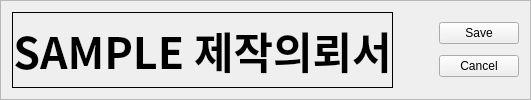
    <widget class="QFrame" name="frame_Head">
     <property name="sizePolicy">
      <sizepolicy hsizetype="Preferred" vsizetype="Fixed">
       <horstretch>0</horstretch>
       <verstretch>0</verstretch>
      </sizepolicy>
     </property>
     <property name="frameShape">
      <enum>QFrame::StyledPanel</enum>
     </property>
     <property name="frameShadow">
      <enum>QFrame::Raised</enum>
     </property>
     <layout class="QHBoxLayout" name="horizontalLayout">
      <item>
       <widget class="QLabel" name="label">
        <property name="sizePolicy">
         <sizepolicy hsizetype="Preferred" vsizetype="Preferred">
          <horstretch>1</horstretch>
          <verstretch>0</verstretch>
         </sizepolicy>
        </property>
        <property name="font">
         <font>
          <family>Noto Sans CJK JP</family>
          <pointsize>32</pointsize>
          <bold>true</bold>
         </font>
        </property>
        <property name="frameShape">
         <enum>QFrame::Panel</enum>
        </property>
        <property name="text">
         <string>SAMPLE 제작의뢰서</string>
        </property>
        <property name="alignment">
         <set>Qt::AlignCenter</set>
        </property>
       </widget>
      </item>
      <item>
       <spacer name="horizontalSpacer">
        <property name="orientation">
         <enum>Qt::Horizontal</enum>
        </property>
        <property name="sizeHint" stdset="0">
         <size>
          <width>40</width>
          <height>20</height>
         </size>
        </property>
       </spacer>
      </item>
      <item>
       <layout class="QVBoxLayout" name="vLaout_pb">
        <property name="spacing">
         <number>1</number>
        </property>
        <item>
         <widget class="QPushButton" name="PB_save">
          <property name="focusPolicy">
           <enum>Qt::ClickFocus</enum>
          </property>
          <property name="text">
           <string>Save</string>
          </property>
          <property name="autoDefault">
           <bool>false</bool>
          </property>
          <property name="default">
           <bool>false</bool>
          </property>
         </widget>
        </item>
        <item>
         <widget class="QPushButton" name="PB_cancel">
          <property name="focusPolicy">
           <enum>Qt::ClickFocus</enum>
          </property>
          <property name="text">
           <string>Cancel</string>
          </property>
          <property name="autoDefault">
           <bool>false</bool>
          </property>
          <property name="default">
           <bool>false</bool>
          </property>
         </widget>
        </item>
       </layout>
      </item>
     </layout>
    </widget>
